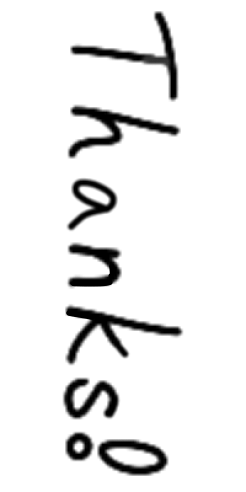
#> input picture Util/thanks.png, 246 x 492 px, found by its file name
$ python dbscan.py
#> lines starting #> are read from the running program, lines starting #| are printed output that depends on the picture; after the words box and inside, x2 and y2 are one past the last pixel; in counts of white or black regions, pixels touching at a corner belong together
import numpy as np
import matplotlib.pyplot as plt

from collections import Counter

MAX, DIM, EPS = 400, 2, 20
UNCLASSIFIED = 0
NOISE = -1
colorset = 'g'*99

def _dist(p, q):
	return np.power(p-q, 2).sum()

def _region_query(m, point_id, eps):
    inRegion = []
    for i in range(m.shape[0]):
        if _dist(m[point_id, :], m[i, :]) < eps**2:
            inRegion.append(i)
    return inRegion

def _expand_cluster(m, _labels, curPoint, cluster_id, eps, min_points):
    # global ax
    curRegion = _region_query(m, curPoint, eps)
    if len(curRegion) < min_points:
        _labels[curPoint] = NOISE
        return False
    else:
        _labels[curPoint] = cluster_id
        for inRegion in curRegion:
            _labels[inRegion] = cluster_id

        while len(curRegion) > 0:
            current_point = curRegion[0]
            results = _region_query(m, current_point, eps)

            if len(results) >= min_points:
                for result_point in results:
                    if  _labels[result_point] == UNCLASSIFIED or \
                        _labels[result_point] == NOISE:
                        if _labels[result_point] == UNCLASSIFIED:
                            curRegion.append(result_point)
                        _labels[result_point] = cluster_id

            # plt.plot(m[current_point, 0], poi[current_point, 1], colorset[_labels[current_point]]+'.')
            # ax.add_patch(plt.Circle(tuple(m[current_point]), EPS//2, color=colorset[_labels[current_point]], alpha=0.03, fill=True))
            curRegion = curRegion[1:]
        # plt.draw()
        # plt.pause(0.005)
        return True

def myDBSCAN(m: np.ndarray, eps: float, min_points: int) -> np.array:
    """
    Input:
    m - input vector
    eps - radius in range
    min_points - minimum points to form a cluster

    Output:
    labeled list
    """
    cluster_id = 1
    n_points = m.shape[0]
    #print(n_points)
    pointLabels = np.zeros((n_points,), dtype=int)

    for point_id in range(n_points):
        if pointLabels[point_id] == UNCLASSIFIED:
            if _expand_cluster(m, pointLabels, point_id, cluster_id, eps, min_points):
                cluster_id += 1
            # else:
            #     plt.plot(m[point_id, 0], poi[point_id, 1], 'kx')
    return pointLabels

if __name__== "__main__" :
    from PIL import Image
    image = Image.open("./Util/thanks.png") # open colour image
#> image is the input picture: PIL image 246x492 L; min 0, max 255, mean 235.6
    image = np.array(image.convert('1')) # convert image to black and white
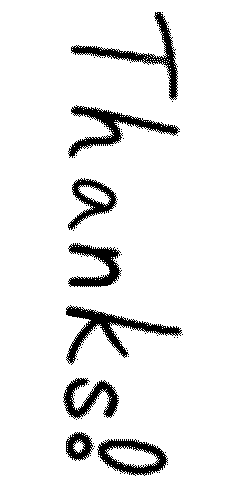
#> image: shape (492, 246) bool; 92.5% white; 87 black regions (79 under 20 px), largest, box (x1, y1, x2, y2) and area: (66, 305, 182, 365) 1654, (68, 105, 180, 158) 1483, (71, 12, 178, 100) 1388
    poi = np.argwhere(image==0)
#> poi = 9123 pairs, first value 12 to 475, second value 63 to 182
    print(poi.shape)
#| (9123, 2)
    poi = poi[::23]
#> poi = 397 pairs, first value 12 to 474, second value 63 to 180
    print(poi.shape)
#| (397, 2)
    # [10 lines of commented-out code are left out]
    labels = myDBSCAN(poi, EPS, 13)
#> the loop in myDBSCAN, `for point_id in range(n_points):` made 397 passes
#> after the loop in myDBSCAN, `for point_id in range(n_points):`: cluster_id = 7
#> labels = 397 values, max 6 at index 283, min -1 at index 123, mean 3.84
    print(dict(Counter(labels)))
#| {1: 61, 2: 62, -1: 4, 3: 38, 4: 46, 5: 72, 6: 114}
    # plt.show()
